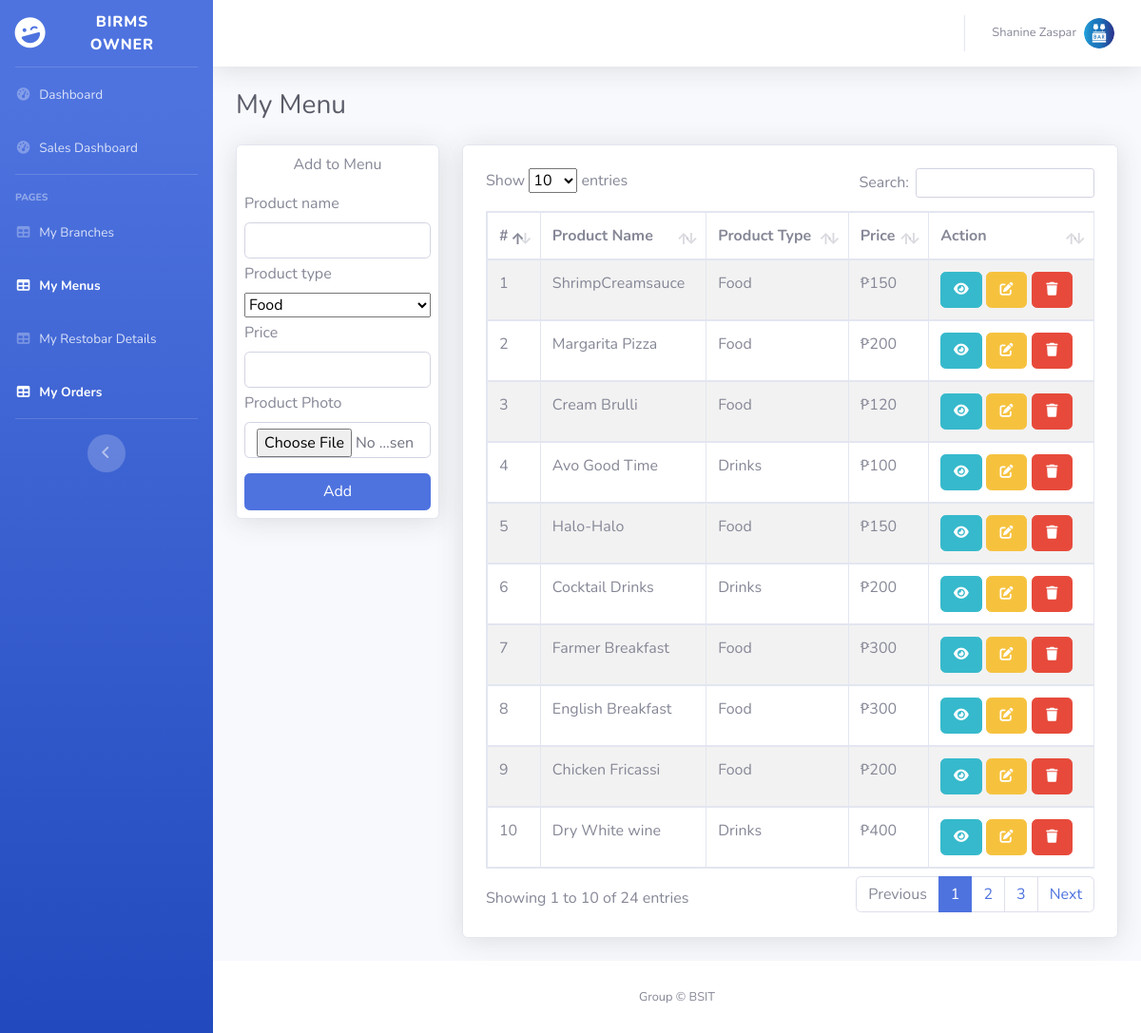
Page /owner/menu.php (signed in) on the committed database.
### tables this page shows
CREATE TABLE `owner` (
  `id` int(11) NOT NULL,
  `owner_id` varchar(50) NOT NULL,
  `firstname` varchar(100) NOT NULL,
  `middlename` varchar(100) DEFAULT NULL,
  `lastname` varchar(100) NOT NULL,
  `email` varchar(100) NOT NULL,
  `password` varchar(100) NOT NULL,
  `contact_num` varchar(11) NOT NULL,
  `address` varchar(100) NOT NULL,
  `profile` varchar(250) DEFAULT NULL,
  `status` int(11) NOT NULL
);

CREATE TABLE `menu` (
  `id` int(11) NOT NULL,
  `owner_id` varchar(50) NOT NULL,
  `product_name` varchar(100) NOT NULL,
  `product_type` varchar(100) NOT NULL,
  `price` varchar(50) NOT NULL,
  `product_photo` varchar(200) NOT NULL
);

### inc/function.php (called while the page is built, shortened)
<?php
    class Connection{
        public $host = "localhost";
        public $user = "u510162695_birms_db";
        public $password = "1Birms_db";
        public $db_name = "u510162695_birms_db";
        public function __construct(){
            $this->conn = mysqli_connect($this->host, $this->user, $this->password, $this->db_name);
        }
    }
    class dataOperation extends Connection{
        public function displayOwnerDets($id){
            $sql = mysqli_query($this->conn, "SELECT * FROM owner WHERE owner_id = '$id'");
            $array = array();
            $row = mysqli_fetch_assoc($sql);
            $array[] = $row;
            return $array;
        }
        public function displayMenu($id){
            $sql = mysqli_query($this->conn, "SELECT * FROM menu WHERE owner_id='$id'");
            $array = array();
            while($row = mysqli_fetch_assoc($sql)){
                $array[] = $row;
            }
            return $array;
        }
    }
    $oop = new dataOperation;

### owner/menu.php (the view, shortened to what this page needs)
<?php
require_once('../inc/function.php');
?>
<!DOCTYPE html>
<html lang="en">
<head>
    <link href="../vendor/fontawesome-free/css/all.min.css" rel="stylesheet" type="text/css">
    <link href="../css/sb-admin-2.min.css" rel="stylesheet">
    <link href="../css/datatables.min.css" rel="stylesheet">
</head>
<body id="page-top">
    <div id="wrapper">
        <ul class="navbar-nav bg-gradient-primary sidebar sidebar-dark accordion" id="accordionSidebar">
            <a class="sidebar-brand d-flex align-items-center justify-content-center" href="#">
                <div class="sidebar-brand-icon rotate-n-15">
                    <i class="fas fa-laugh-wink"></i>
                </div>
                <div class="sidebar-brand-text mx-3">BIRMS Owner</div>
            </a>
            <hr class="sidebar-divider my-0">
          <li class="nav-item ">
                <a class="nav-link" href="index.php">
                    <i class="fas fa-fw fa-tachometer-alt"></i>
                    <span>Dashboard</span></a>
            </li>
            <li class="nav-item">
    <a class="nav-link" href="sales.php">
        <i class="fas fa-fw fa-tachometer-alt"></i>
        <span> Sales Dashboard</span></a>
</li>
            <hr class="sidebar-divider">
            <div class="sidebar-heading">
                Pages
            </div>
            <li class="nav-item ">
                <a class="nav-link" href="branch.php">
                    <i class="fas fa-fw fa-table"></i>
                    <span>My Branches</span></a>
            </li>
             <li class="nav-item  active">
                <a class="nav-link" href="menu.php">
                    <i class="fas fa-fw fa-table"></i>
                    <span>My Menus</span></a>
            </li>
            <li class="nav-item">
                <a class="nav-link" href="resto_details.php">
                    <i class="fas fa-fw fa-table"></i>
                    <span>My Restobar Details</span></a>
            </li>
            <li class="nav-item active">
                  <a class="nav-link" href="order.php">
                  <i class="fas fa-fw fa-table"></i>
                   <span>My Orders</span></a>
            </li>
            <hr class="sidebar-divider d-none d-md-block">
            <div class="text-center d-none d-md-inline">
                <button class="rounded-circle border-0" id="sidebarToggle"></button>
            </div>
        </ul>
        <div id="content-wrapper" class="d-flex flex-column">
            <div id="content">
                <nav class="navbar navbar-expand navbar-light bg-white topbar mb-4 static-top shadow">
                    <ul class="navbar-nav ml-auto">
                        <li class="nav-item dropdown no-arrow">
                            <a class="nav-link dropdown-toggle" href="#" id="userDropdown" role="button"
                                data-toggle="dropdown" aria-haspopup="true" aria-expanded="false">
                                <?php
                                $myrow = $oop->displayOwnerDets($_SESSION['owner_id']);
                                foreach($myrow as $row){
                                ?>
                                <span class="mr-2 d-none d-lg-inline text-gray-600 small"><?=$row['firstname']." ".$row['lastname']?>r</span>
                                <img class="img-profile rounded-circle"
                                    src="../img/profiles/<?php if(empty($row['profile'])){ echo 'owner.png'; }else{ echo $row['profile'];}?>">
                                <?php
                                }
                                ?>
                            </a>
                        </li>
                    </ul>
                </nav>
                <div class="container-fluid">
                    <div class="d-sm-flex align-items-center justify-content-between mb-4">
                        <h1 class="h3 mb-0 text-gray-800">My Menu</h1>
                    </div>
                    <div class="row">
                        <div class="col-md-3">
                        <?php
									if (isset($_GET['update'])) {
										$id = $_GET['update'];
										$myrow = $oop->displayMenuByID($id);
											foreach ($myrow as $rows){
											?>
											<form action="" method="POST" enctype="multipart/form-data">
												<div class="card shadow p-2">
													<span class="mb-3 text-center"><i class="align-middle" data-feather="edit"></i> Update Product</span>
													<label>Product name</label>
													<input type="text" name="product_name" value="<?=$rows['product_name']?>" class="form-control mb-1" required>
													<label>Product type</label>
													<select class="form-select mb-1" name="product_type" aria-label="Default select example" required>
														<option value="<?=$rows['product_type']?>" selected><?=$rows['product_type']?></option>
														<option value="Food">Food</option>
														<option value="Drinks">Drinks</option>
													</select>
													<label>Price</label>
													<input type="text" value="<?=$rows['price']?>" name="price" class="form-control mb-1" required>
													<label>Product Photo</label>
													<input type="text" name="id" value="<?=$rows['id']?>" style="display: none;">
													<input type="text" name="oldProductPhoto" value="<?=$rows['product_photo']?>" style="display: none;">
													<input type="file" accept="image/.png, .jpg, .jpeg" name="productPhoto" class="form-control mb-3">
													<button type="submit" class="btn btn-primary mb-1" name="updateProduct"><i class="align-middle" data-feather="check-circle"></i> Save</button>
													<a href="?" class="btn btn-info">Cancel</a>
												</div>
											</form>
											<?php
											}
									}else {
										?>
										<form action="" method="POST" enctype="multipart/form-data">
										<div class="card shadow p-2">
											<span class="mb-3 text-center"><i class="align-middle" data-feather="plus"></i> Add to Menu</span>
											<label>Product name</label>
											<input type="text" name="product_name" class="form-control mb-1" required>
											<label>Product type</label>
											<select class="form-select mb-1" name="product_type" aria-label="Default select example" required>
												<option value="Food">Food</option>
											</select>
											<label>Price</label>
											<input type="text" name="price" class="form-control mb-1" required>
											<label>Product Photo</label>
											<input type="file" accept="image/.png, .jpg, .jpeg" name="productPhoto" class="form-control mb-3" required>
											<button type="submit" class="btn btn-primary" name="addProduct"><i class="align-middle" data-feather="plus"></i> Add</button>
										</div>
										</form>
										<?php
									}
									?>
                        </div>
                        <div class="col">
                        <div class="card shadow mb-4 p-4 w-100">
                            <div class="data_table">
                                <table id="dashprint" class="table table-striped table-bordered">
                                    <thead class="table">
                                        <tr>
                                            <th>#</th>
                                            <th>Product Name</th>
                                            <th>Product Type</th>
                                            <th>Price</th>
                                            <th>Action</th>
                                        </tr>
                                    </thead>
                                    <tbody>
                                        <?php
                                        $myrow = $oop->displayMenu($_SESSION['owner_id']);
                                        $k = 1;
                                        foreach($myrow as $row){
                                            ?>
                                            <tr>
                                                <td><?=$k++?></td>
                                                <td><?=$row['product_name']?></td>
                                                <td><?=$row['product_type']?></td>
                                                <td>₱<?=$row['price']?></td>
                                                <td>
                                                    <a href="#" data-toggle="modal" data-target="#viewModal<?=$row['id']?>" class="btn btn-info "> <i class="fas fa-eye fa-sm fa-fw"></i></a>
                                                    <a href="?update=<?=$row['id']?>" class="btn btn-warning "> <i class="fas fa-edit fa-sm fa-fw"></i></a>
                                                    <a href="#" data-toggle="modal" data-target="#deleteModal<?=$row['id']?>" class="btn btn-danger "> <i class="fas fa-trash fa-sm fa-fw"></i></a>
                                                </td>
                                            </tr>
                                             <div class="modal fade" id="deleteModal<?=$row['id']?>" tabindex="-1" role="dialog" aria-labelledby="exampleModalLabel" aria-hidden="true">
                                            <?php
                                        }
                                        ?>
                                    </tbody>
                                </table>
                            </div>
                        </div>
                        </div>
                    </div>
                </div>
            </div>
            <footer class="sticky-footer bg-white">
                <div class="container my-auto">
                    <div class="copyright text-center my-auto">
                        <span>Group &copy; BSIT</span>
                    </div>
                </div>
            </footer>
        </div>
    </div>
</body>
</html>

### rows in the picture
owner: firstname "Shanine", lastname "Zaspa"
menu: product_name "ShrimpCreamsauce", product_type "Food", price "150"
menu: product_name "Margarita Pizza", product_type "Food", price "200"
menu: product_name "Cream Brulli", product_type "Food", price "120"
menu: product_name "Avo Good Time", product_type "Drinks", price "100"
menu: product_name "Halo-Halo", product_type "Food", price "150"
menu: product_name "Cocktail Drinks", product_type "Drinks", price "200"
menu: product_name "Farmer Breakfast", product_type "Food", price "300"
menu: product_name "English Breakfast", product_type "Food", price "300"
menu: product_name "Chicken Fricassi", product_type "Food", price "200"
menu: product_name "Dry White wine", product_type "Drinks", price "400"
